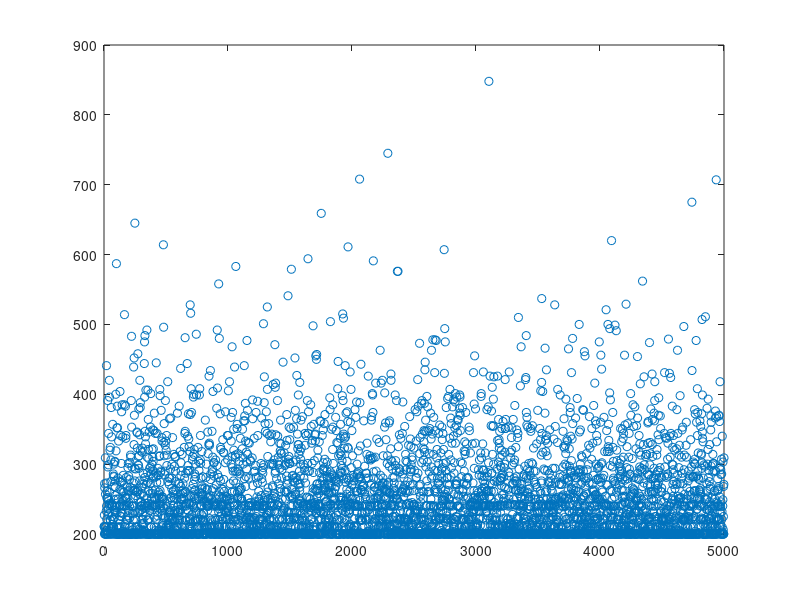

The MATLAB script that drew this image:
close all
g=[0, 1, 1, 2, 20, 20, 20, 20, 30, 60];

nj = 5000;
dinheiroinicial = 200
dinheiro = 200;
rj = zeros(nj,1);
mg=zeros(nj,1);

for jn = 1:nj

  dinheiro = dinheiroinicial;

  maxg = dinheiro;

  jogadas = 0;

  while(dinheiro>=20)

    jogadas=jogadas+1;

    jogada= ceil(rand()*10);

    ganho=  g(jogada);

    dinheiro = dinheiro - 20 + ganho;

    if (dinheiro>maxg)
      maxg=dinheiro;
    endif

  endwhile

  mg(jn)=maxg;
  rj(jn)=jogadas;

endfor

rj(jn)=jogadas;
max(rj)
min(rj)
std(rj)
mean(rj)

plot(rj, 'p')
plot(mg, 'o')
